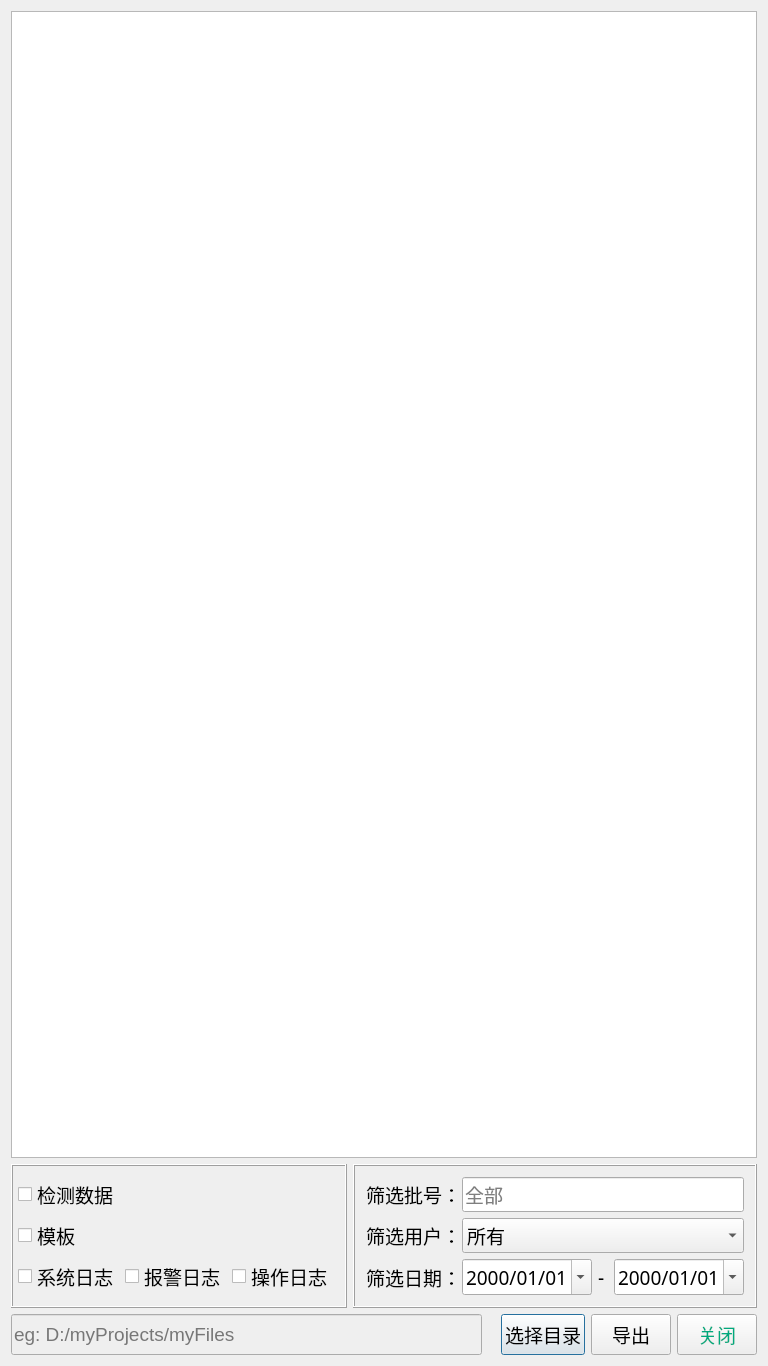
<?xml version="1.0" encoding="UTF-8"?>
<ui version="4.0">
 <class>ResultData</class>
 <widget class="QDialog" name="ResultData">
  <property name="geometry">
   <rect>
    <x>0</x>
    <y>0</y>
    <width>768</width>
    <height>1366</height>
   </rect>
  </property>
  <property name="minimumSize">
   <size>
    <width>768</width>
    <height>1366</height>
   </size>
  </property>
  <property name="maximumSize">
   <size>
    <width>768</width>
    <height>1366</height>
   </size>
  </property>
  <property name="windowTitle">
   <string>ResultData</string>
  </property>
  <property name="autoFillBackground">
   <bool>false</bool>
  </property>
  <property name="styleSheet">
   <string notr="true"/>
  </property>
  <layout class="QVBoxLayout" name="verticalLayout_2">
   <item>
    <widget class="QTableWidget" name="tableWidget">
     <property name="font">
      <font>
       <family>Microsoft YaHei UI</family>
      </font>
     </property>
    </widget>
   </item>
   <item>
    <layout class="QHBoxLayout" name="horizontalLayout_3">
     <item>
      <widget class="QFrame" name="frame">
       <property name="frameShape">
        <enum>QFrame::Box</enum>
       </property>
       <property name="frameShadow">
        <enum>QFrame::Raised</enum>
       </property>
       <layout class="QVBoxLayout" name="verticalLayout_3">
        <property name="leftMargin">
         <number>5</number>
        </property>
        <property name="topMargin">
         <number>5</number>
        </property>
        <property name="rightMargin">
         <number>5</number>
        </property>
        <property name="bottomMargin">
         <number>5</number>
        </property>
        <item>
         <layout class="QGridLayout" name="gridLayout">
          <item row="2" column="0">
           <widget class="QCheckBox" name="cB_sysLog">
            <property name="font">
             <font>
              <family>幼圆</family>
              <pointsize>14</pointsize>
             </font>
            </property>
            <property name="text">
             <string>系统日志</string>
            </property>
            <attribute name="buttonGroup">
             <string notr="true">bG_checkBox</string>
            </attribute>
           </widget>
          </item>
          <item row="2" column="2">
           <widget class="QCheckBox" name="cB_operationLog">
            <property name="font">
             <font>
              <family>幼圆</family>
              <pointsize>14</pointsize>
             </font>
            </property>
            <property name="text">
             <string>操作日志</string>
            </property>
            <attribute name="buttonGroup">
             <string notr="true">bG_checkBox</string>
            </attribute>
           </widget>
          </item>
          <item row="2" column="1">
           <widget class="QCheckBox" name="cB_alarmLog">
            <property name="font">
             <font>
              <family>幼圆</family>
              <pointsize>14</pointsize>
             </font>
            </property>
            <property name="text">
             <string>报警日志</string>
            </property>
            <attribute name="buttonGroup">
             <string notr="true">bG_checkBox</string>
            </attribute>
           </widget>
          </item>
          <item row="0" column="2">
           <spacer name="horizontalSpacer_2">
            <property name="orientation">
             <enum>Qt::Horizontal</enum>
            </property>
            <property name="sizeHint" stdset="0">
             <size>
              <width>40</width>
              <height>20</height>
             </size>
            </property>
           </spacer>
          </item>
          <item row="0" column="0">
           <widget class="QCheckBox" name="cB_data">
            <property name="font">
             <font>
              <family>幼圆</family>
              <pointsize>14</pointsize>
             </font>
            </property>
            <property name="text">
             <string>检测数据</string>
            </property>
            <attribute name="buttonGroup">
             <string notr="true">bG_checkBox</string>
            </attribute>
           </widget>
          </item>
          <item row="1" column="0">
           <widget class="QCheckBox" name="cB_model">
            <property name="font">
             <font>
              <family>幼圆</family>
              <pointsize>14</pointsize>
             </font>
            </property>
            <property name="text">
             <string>模板</string>
            </property>
            <attribute name="buttonGroup">
             <string notr="true">bG_checkBox</string>
            </attribute>
           </widget>
          </item>
         </layout>
        </item>
       </layout>
      </widget>
     </item>
     <item>
      <widget class="QFrame" name="frame_2">
       <property name="frameShape">
        <enum>QFrame::Box</enum>
       </property>
       <property name="frameShadow">
        <enum>QFrame::Raised</enum>
       </property>
       <layout class="QVBoxLayout" name="verticalLayout">
        <item>
         <layout class="QGridLayout" name="gridLayout_2">
          <item row="0" column="0">
           <widget class="QLabel" name="label_4">
            <property name="minimumSize">
             <size>
              <width>90</width>
              <height>0</height>
             </size>
            </property>
            <property name="maximumSize">
             <size>
              <width>90</width>
              <height>16777215</height>
             </size>
            </property>
            <property name="font">
             <font>
              <family>幼圆</family>
              <pointsize>14</pointsize>
             </font>
            </property>
            <property name="text">
             <string>筛选批号：</string>
            </property>
           </widget>
          </item>
          <item row="0" column="1">
           <widget class="MyLineEdit" name="lE_productionNum">
            <property name="font">
             <font>
              <family>幼圆</family>
              <pointsize>14</pointsize>
             </font>
            </property>
            <property name="placeholderText">
             <string>全部</string>
            </property>
           </widget>
          </item>
          <item row="1" column="0">
           <widget class="QLabel" name="label_3">
            <property name="minimumSize">
             <size>
              <width>90</width>
              <height>0</height>
             </size>
            </property>
            <property name="maximumSize">
             <size>
              <width>90</width>
              <height>16777215</height>
             </size>
            </property>
            <property name="font">
             <font>
              <family>幼圆</family>
              <pointsize>14</pointsize>
             </font>
            </property>
            <property name="text">
             <string>筛选用户：</string>
            </property>
           </widget>
          </item>
          <item row="1" column="1">
           <widget class="QComboBox" name="cB_LeadOut">
            <property name="font">
             <font>
              <family>幼圆</family>
              <pointsize>14</pointsize>
             </font>
            </property>
            <item>
             <property name="text">
              <string>所有</string>
             </property>
            </item>
           </widget>
          </item>
          <item row="2" column="0">
           <widget class="QLabel" name="label">
            <property name="minimumSize">
             <size>
              <width>90</width>
              <height>0</height>
             </size>
            </property>
            <property name="maximumSize">
             <size>
              <width>90</width>
              <height>16777215</height>
             </size>
            </property>
            <property name="font">
             <font>
              <family>幼圆</family>
              <pointsize>14</pointsize>
             </font>
            </property>
            <property name="text">
             <string>筛选日期：</string>
            </property>
           </widget>
          </item>
          <item row="2" column="1">
           <layout class="QHBoxLayout" name="horizontalLayout_2">
            <item>
             <widget class="QDateEdit" name="dateEdit">
              <property name="font">
               <font>
                <family>幼圆</family>
                <pointsize>14</pointsize>
               </font>
              </property>
              <property name="displayFormat">
               <string>yyyy/MM/dd</string>
              </property>
              <property name="calendarPopup">
               <bool>true</bool>
              </property>
             </widget>
            </item>
            <item>
             <widget class="QLabel" name="label_2">
              <property name="minimumSize">
               <size>
                <width>10</width>
                <height>0</height>
               </size>
              </property>
              <property name="maximumSize">
               <size>
                <width>10</width>
                <height>16777215</height>
               </size>
              </property>
              <property name="font">
               <font>
                <family>幼圆</family>
                <pointsize>14</pointsize>
               </font>
              </property>
              <property name="text">
               <string>-</string>
              </property>
             </widget>
            </item>
            <item>
             <widget class="QDateEdit" name="dateEdit_2">
              <property name="font">
               <font>
                <family>幼圆</family>
                <pointsize>14</pointsize>
               </font>
              </property>
              <property name="displayFormat">
               <string>yyyy/MM/dd</string>
              </property>
              <property name="calendarPopup">
               <bool>true</bool>
              </property>
             </widget>
            </item>
           </layout>
          </item>
         </layout>
        </item>
       </layout>
      </widget>
     </item>
    </layout>
   </item>
   <item>
    <layout class="QHBoxLayout" name="horizontalLayout">
     <item>
      <widget class="QLineEdit" name="lineEdit">
       <property name="enabled">
        <bool>false</bool>
       </property>
       <property name="minimumSize">
        <size>
         <width>0</width>
         <height>41</height>
        </size>
       </property>
       <property name="maximumSize">
        <size>
         <width>16777215</width>
         <height>41</height>
        </size>
       </property>
       <property name="font">
        <font>
         <family>Arial</family>
         <pointsize>14</pointsize>
        </font>
       </property>
       <property name="placeholderText">
        <string>eg: D:/myProjects/myFiles</string>
       </property>
      </widget>
     </item>
     <item>
      <spacer name="horizontalSpacer">
       <property name="orientation">
        <enum>Qt::Horizontal</enum>
       </property>
       <property name="sizeType">
        <enum>QSizePolicy::Fixed</enum>
       </property>
       <property name="sizeHint" stdset="0">
        <size>
         <width>13</width>
         <height>20</height>
        </size>
       </property>
      </spacer>
     </item>
     <item>
      <widget class="QPushButton" name="pB_Choose">
       <property name="minimumSize">
        <size>
         <width>0</width>
         <height>41</height>
        </size>
       </property>
       <property name="maximumSize">
        <size>
         <width>16777215</width>
         <height>41</height>
        </size>
       </property>
       <property name="font">
        <font>
         <family>幼圆</family>
         <pointsize>14</pointsize>
        </font>
       </property>
       <property name="text">
        <string>选择目录</string>
       </property>
      </widget>
     </item>
     <item>
      <widget class="QPushButton" name="pB_LeadOut">
       <property name="minimumSize">
        <size>
         <width>0</width>
         <height>41</height>
        </size>
       </property>
       <property name="maximumSize">
        <size>
         <width>16777215</width>
         <height>41</height>
        </size>
       </property>
       <property name="font">
        <font>
         <family>幼圆</family>
         <pointsize>14</pointsize>
        </font>
       </property>
       <property name="text">
        <string>导出</string>
       </property>
      </widget>
     </item>
     <item>
      <widget class="QPushButton" name="pB_LeadOutClose">
       <property name="minimumSize">
        <size>
         <width>0</width>
         <height>41</height>
        </size>
       </property>
       <property name="maximumSize">
        <size>
         <width>16777215</width>
         <height>41</height>
        </size>
       </property>
       <property name="font">
        <font>
         <family>幼圆</family>
         <pointsize>14</pointsize>
        </font>
       </property>
       <property name="styleSheet">
        <string notr="true">color: rgb(0, 170, 127);</string>
       </property>
       <property name="text">
        <string>关闭</string>
       </property>
      </widget>
     </item>
    </layout>
   </item>
  </layout>
 </widget>
 <layoutdefault spacing="6" margin="11"/>
 <customwidgets>
  <customwidget>
   <class>MyLineEdit</class>
   <extends>QLineEdit</extends>
   <header location="global">mylineedit.h</header>
  </customwidget>
 </customwidgets>
 <resources/>
 <connections/>
 <buttongroups>
  <buttongroup name="bG_checkBox">
   <property name="exclusive">
    <bool>false</bool>
   </property>
  </buttongroup>
 </buttongroups>
</ui>
